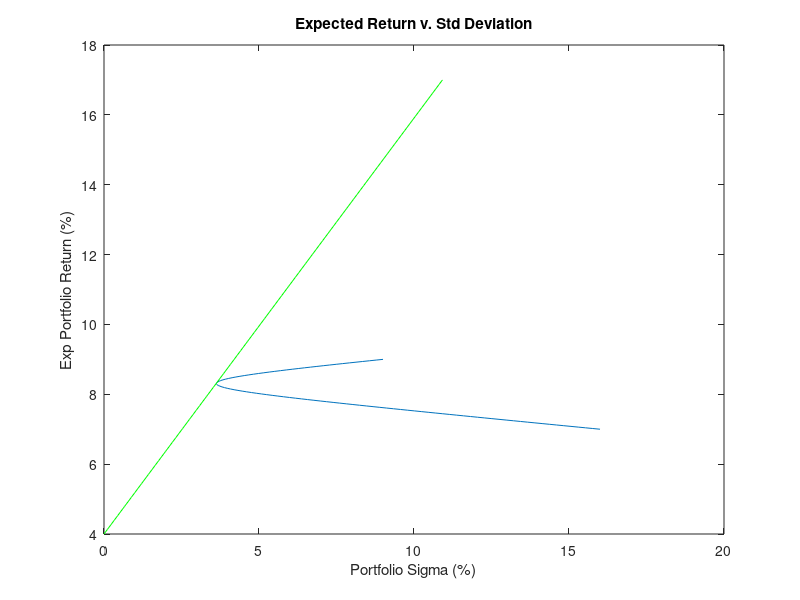

Recreate this plot in MATLAB.
% -------------------------------------------------------------------------
% Key: Homework 2, Number 8
% -------------------------------------------------------------------------

clc;
clear;

% Knowns
ER_X = 0.07;
ER_Y = 0.09;

sigma_X = 0.16;
sigma_Y = 0.09;

rho_XY = -0.8;

sigma_XY = rho_XY.*sigma_X.*sigma_Y;

% Vector of Possible Weights
w_X = linspace(0,1,100);
w_Y = linspace(1,0,100);

% Vectors of Possible Risk-Return Combinations
ER_P = w_X.*ER_X + w_Y.*ER_Y;
sigma_P = sqrt( (w_X.^2)*(sigma_X.^2) + (w_Y.^2)*(sigma_Y.^2) + 2.*w_X.*w_Y.*sigma_XY);

% Graph of Possible Risk-Return Combinations
plot(sigma_P.*100,ER_P.*100);
hold on
    title('Expected Return v. Std Deviation');
    xlabel('Portfolio Sigma (%)');
    ylabel('Exp Portfolio Return (%)');

% -------------------------------------------------------------------------

% -------------------------------------------------------------------------

% Risk-Free
ER_f = 0.04;
sigma_f = 0.0;

% Which Portfolio of X and Y?
slopes = (ER_P - ER_f)./sigma_P;
[value, my_index] = max(slopes);

% c Portfolio
w_XX = w_X(my_index);
w_YY = w_Y(my_index);

% Expected Return and STD of the Tangency Portfolio
ER_c = w_XX.*ER_X + w_YY.*ER_Y
sigma_c = sqrt( (w_XX.^2)*(sigma_X.^2) + (w_YY.^2)*(sigma_Y.^2) + 2.*w_XX.*w_YY.*sigma_XY)

% Vector of Possible Weights
w_c = linspace(0,3,100);
w_f = linspace(1,-2,100);

% Vectors of Possible Risk-Return Combinations
ER_PP = w_c.*ER_c + w_f.*ER_f;
sigma_PP = sqrt( (w_c.^2)*(sigma_c.^2));

% Graph of Possible Risk-Return Combinations
plot(sigma_PP.*100,ER_PP.*100,'g');
hold off

% Display Optimal Weights
disp ('Optimal weights for Tangency Portfolio = ');
disp(w_XX);
disp(w_YY);